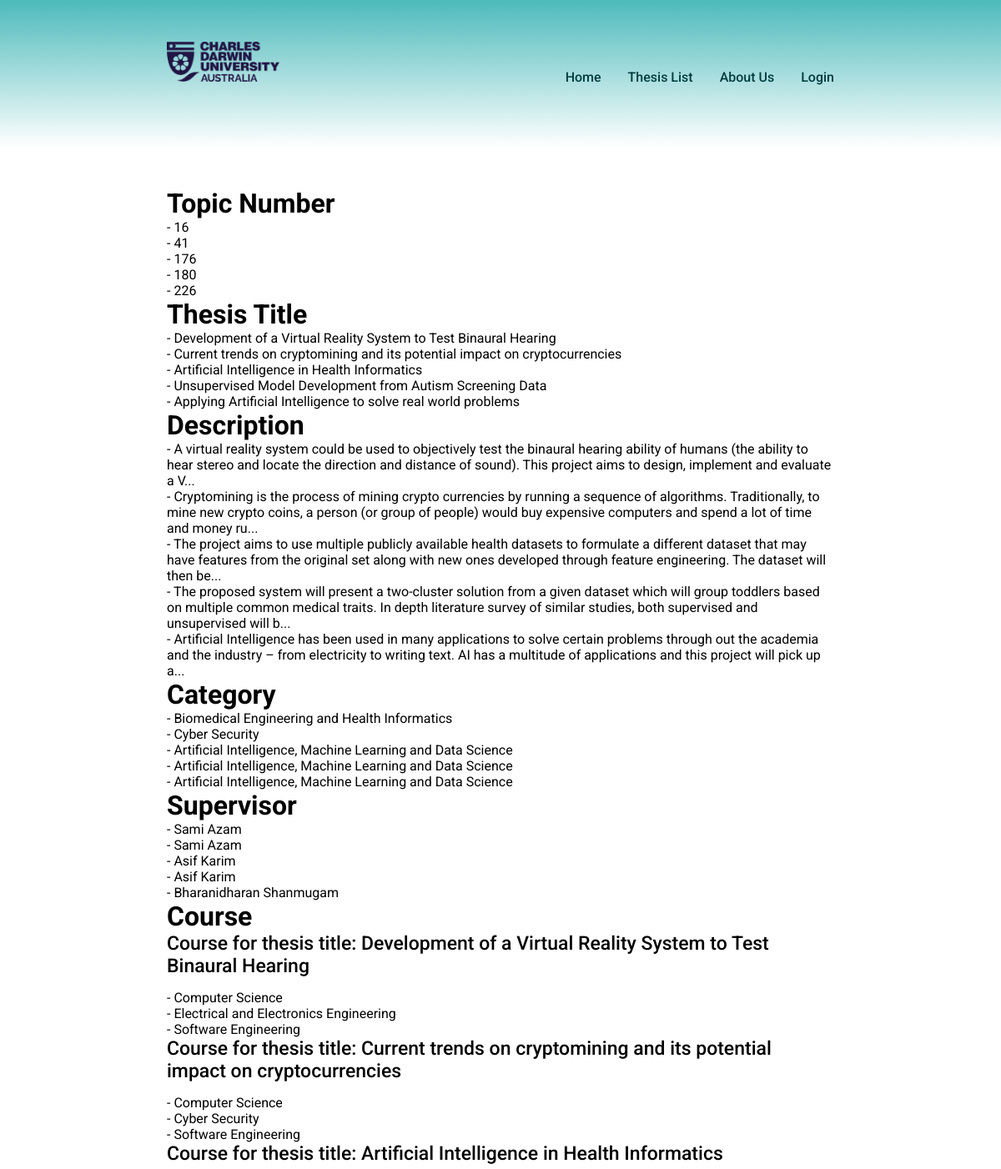
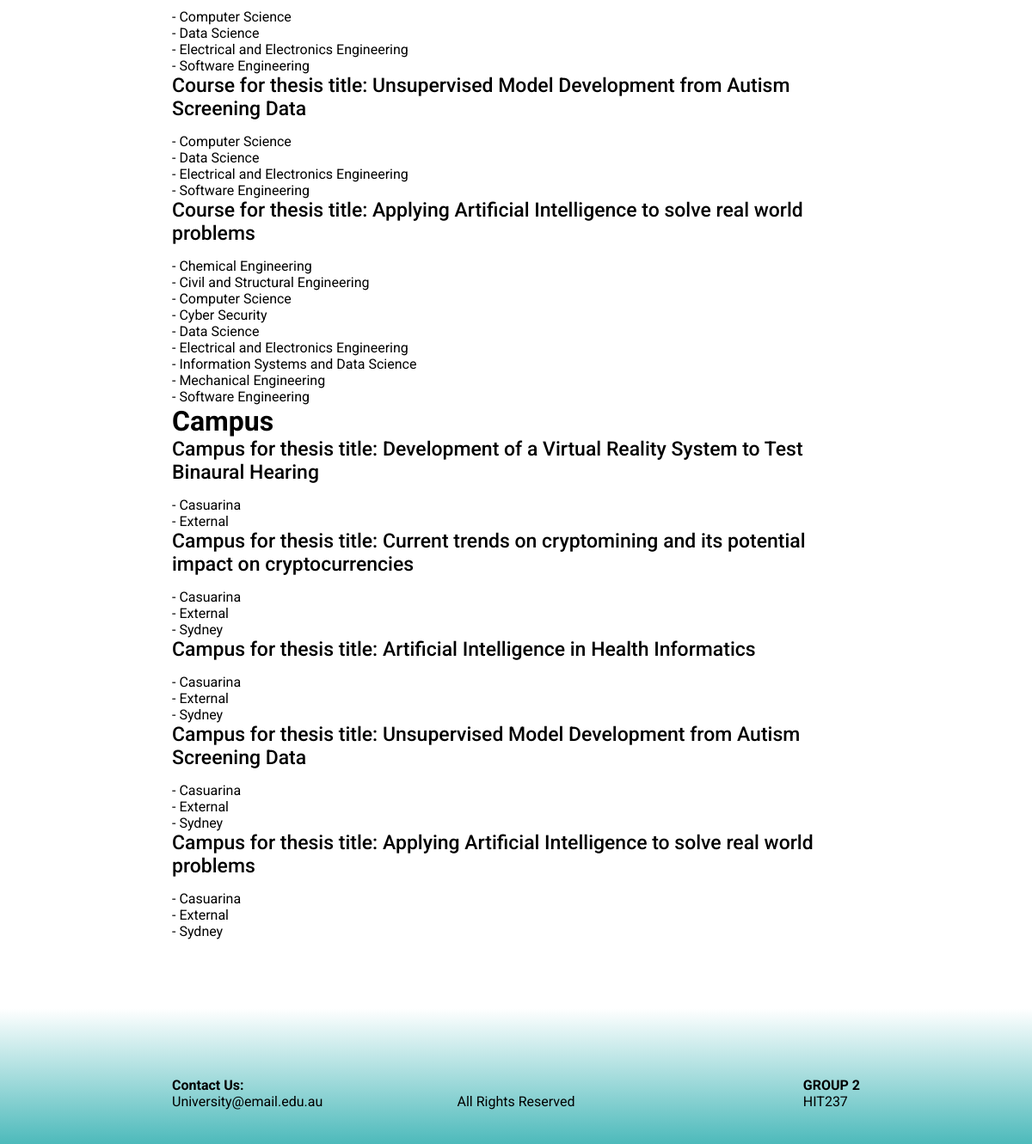
Page /test/ on the committed database (2 pictures, top to bottom).
### main/models.py (models this page shows, shortened)
class Thesis(models.Model):
    topic_number = models.IntegerField(
        validators=[
            MinValueValidator(0),
            MaxValueValidator(1000),
        ],
        verbose_name='Thesis Number',
        primary_key=True,
    )
    title = models.CharField(max_length=100, verbose_name='Thesis Title',)
    description = models.TextField(verbose_name='Thesis Description')
    category = models.ForeignKey(Category, on_delete=models.PROTECT, verbose_name='Category Name')
    supervisor = models.ForeignKey(Supervisor, on_delete= models.PROTECT, verbose_name='Supervisor Name')
    course = models.ManyToManyField(Course, verbose_name='Course Name')
    campus = models.ManyToManyField(Campus, verbose_name='Campus Name',)
    last_edited = models.DateTimeField(auto_now=True, verbose_name = 'Date Edited')

class Category(models.Model):
    CATEGORY_CHOICES = [
        ('Artificial Intelligence, Machine Learning and Data Science', 'Artificial Intelligence, Machine Learning and Data Science'),
        ('Biomedical Engineering and Health Informatics', 'Biomedical Engineering and Health Informatics'),
        ('Cyber Security', 'Cyber Security'),
    ]
    category = models.CharField(
        max_length=100,
        choices=CATEGORY_CHOICES,
        verbose_name='Category Name',
        primary_key=True,
    )
    def __str__(self):
        return self.category

class Supervisor(models.Model):
    SUPERVISOR_CHOICES = [
        ('Bharanidharan Shanmugam', 'Bharanidharan Shanmugam'),
        ('Yakub Sebastian', 'Yakub Sebastian'),
        ('Sami Azam', 'Sami Azam'),
        ('Asif Karim', 'Asif Karim'),
    ]
    supervisor = models.CharField(
        max_length=50,
        choices=SUPERVISOR_CHOICES,
        verbose_name='Supervisor Name',
        primary_key=True,
    )
    def __str__(self):
        return self.supervisor

class Course(models.Model):
    COURSE_CHOICES = [
        ('Chemical Engineering', 'Chemical Engineering'),
        ('Civil and Structural Engineering', 'Civil and Structural Engineering'),
        ('Electrical and Electronics Engineering', 'Electrical and Electronics Engineering'),
        ('Mechanical Engineering', 'Mechanical Engineering'),
        ('Computer Science', 'Computer Science'),
        ('Cyber Security', 'Cyber Security'),
        ('Data Science', 'Data Science'),
        ('Information Systems and Data Science', 'Information Systems and Data Science'),
        ('Software Engineering', 'Software Engineering'),
    ]
    course = models.CharField(
        max_length=50,
        choices=COURSE_CHOICES,
        verbose_name='Course Name',
        primary_key=True,
    )
    def __str__(self):
        return self.course

class Campus(models.Model):
    CAMPUS_CHOICES = [
        ('Casuarina', 'Casuarina'),
        ('Sydney', 'Sydney'),
        ('External', 'External'),
    ]
    campus = models.CharField(
        max_length=20,
        choices=CAMPUS_CHOICES,
        verbose_name='Campus Name',
        primary_key=True,
    )
    def __str__(self):
        return self.campus

### main/views.py (the view)
# urls.py: path('test/', views.data_retrieval_test), # for troubleshooting purposes
def data_retrieval_test(request):
    thesis_list = Thesis.objects.all()
    context = {
        'thesis_list': thesis_list,
    }
    return render(request, 'main/data_retrieval_test.html', context)

### main/templates/main/data_retrieval_test.html
{% extends "main/base.html" %}
{% block main_body %}
    <h1>Topic Number</h1>
    {% for thesis in thesis_list %}
        <p>- {{ thesis.topic_number }}</p>
    {% endfor %}
    <h1>Thesis Title</h1>
    {% for thesis in thesis_list %}
        <p>- {{ thesis.title }}</p>
    {% endfor %}
    <h1>Description</h1>
    {% for thesis in thesis_list %}
        <p>- {{ thesis.description }}</p>
    {% endfor %}
    <h1>Category</h1>
    {% for thesis in thesis_list %}
        <p>- {{ thesis.category }}</p>
    {% endfor %}
    <h1>Supervisor</h1>
    {% for thesis in thesis_list %}
        <p>- {{ thesis.supervisor }}</p>
    {% endfor %}
    <h1>Course</h1>
    {% for thesis in thesis_list %}
        <h3>Course for thesis title: {{thesis.title}}</h3>
        {% for course in thesis.course.all %}
            <p>- {{ course }}</p>
        {% endfor %}
    {% endfor %}
    <h1>Campus</h1>
    {% for thesis in thesis_list %}
        <h3>Campus for thesis title: {{thesis.title}}</h3>
        {% for campus in thesis.campus.all %}
        <p>- {{campus}}</p>
        {% endfor %}
    {% endfor %}
{% endblock %}

### main/static/styles.css (style rules this page uses)
:root { font-family: 'Roboto'; --primary-color: #4dbabb; --secondary-color: #e6e6e6; --font-primary: black; --font-secondary: rgb(0, 61, 63); }
body { min-height: 100vh; display: flex; flex-direction: column; justify-content: space-between; }
.main_body h3 { font-weight: 500; font-size: 23px; margin-bottom: 15px; }

### rows in the picture
Thesis: topic_number "16", title "Development of a Virtual Reality System to Test Binaural Hearing", description "A virtual reality system could be used to objectively test the binaural hearing ability of humans (the ability to hear stereo and locate the direction and distance of sound). This project aims to design, implement and evaluate a V...", category "Biomedical Engineering and Health Informatics", supervisor "Sami Azam"
Thesis: topic_number "41", title "Current trends on cryptomining and its potential impact on cryptocurrencies", description "Cryptomining is the process of mining crypto currencies by running a sequence of algorithms. Traditionally, to mine new crypto coins, a person (or group of people) would buy expensive computers and spend a lot of time and money ru...", category "Cyber Security", supervisor "Sami Azam"
Thesis: topic_number "176", title "Artificial Intelligence in Health Informatics", description "The project aims to use multiple publicly available health datasets to formulate a different dataset that may have features from the original set along with new ones developed through feature engineering. The dataset will then be...", category "Artificial Intelligence, Machine Learning and Data Science", supervisor "Asif Karim"
Thesis: topic_number "180", title "Unsupervised Model Development from Autism Screening Data", description "The proposed system will present a two-cluster solution from a given dataset which will group toddlers based on multiple common medical traits. In depth literature survey of similar studies, both supervised and unsupervised will b...", category "Artificial Intelligence, Machine Learning and Data Science", supervisor "Asif Karim"
Thesis: topic_number "226", title "Applying Artificial Intelligence to solve real world problems", description "Artificial Intelligence has been used in many applications to solve certain problems through out the academia and the industry – from electricity to writing text. AI has a multitude of applications and this project will pick up a...", category "Artificial Intelligence, Machine Learning and Data Science", supervisor "Bharanidharan Shanmugam"
Course: course "Computer Science"
Course: course "Electrical and Electronics Engineering"
Course: course "Software Engineering"
Course: course "Cyber Security"
Course: course "Data Science"
Course: course "Chemical Engineering"
Course: course "Civil and Structural Engineering"
Course: course "Information Systems and Data Science"
Course: course "Mechanical Engineering"
Campus: campus "Casuarina"
Campus: campus "External"
Campus: campus "Sydney"
